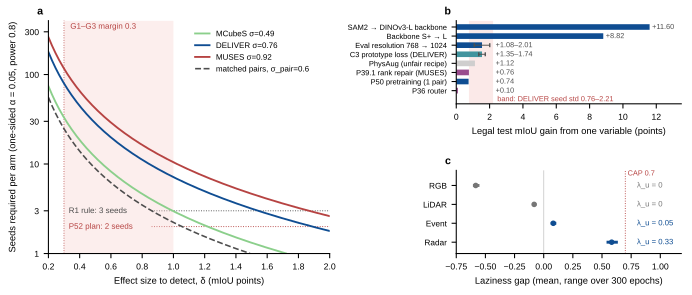

The script that saved this image:
"""Fig. 1 — 측정 분해능: 현재 P52 게이트는 시드 노이즈 아래에 있다.

Panels
  a (hero)  effect size δ vs required seeds per arm (one-sided α=0.05, power 0.8)
            for the three benchmark σ values; independent (solid) vs matched-pair (dashed).
  b         positive single-variable effects from the campaign vs the DELIVER seed-std band.
  c         UniBal laziness gap per modality: mean and full range over 300 epochs (P47-2 fixed run).

Source data: hypothesis-ledger / retrospective §4.2 (b), 2026-09-04 UniBal calibration §1 (c).
"""
import sys, json, math
import numpy as np
import matplotlib as mpl
import matplotlib.pyplot as plt
from matplotlib.transforms import ScaledTranslation

sys.path.insert(0, "/home/jemo/.claude/skills/nature-figure/scripts")
from audit_panel_alignment import require_matplotlib_panel_alignment

# ── MANDATORY font + SVG rules ──────────────────────────────────────────────
plt.rcParams['font.family'] = 'sans-serif'
plt.rcParams['font.sans-serif'] = ['Arial', 'DejaVu Sans', 'Liberation Sans']
plt.rcParams.update({"svg.fonttype": "none", "pdf.fonttype": 42})  # editable text in SVG/PDF
plt.rcParams['font.size'] = 7
plt.rcParams['axes.spines.right'] = False
plt.rcParams['axes.spines.top'] = False
plt.rcParams['axes.linewidth'] = 0.8
plt.rcParams['legend.frameon'] = False
plt.rcParams['xtick.labelsize'] = 6.5
plt.rcParams['ytick.labelsize'] = 6.5

PALETTE = {
    "blue_main": "#0F4D92", "blue_secondary": "#3775BA",
    "green_3": "#8BCF8B", "green_2": "#AADCA9",
    "red_strong": "#B64342", "red_2": "#E9A6A1", "red_1": "#F6CFCB",
    "neutral_light": "#CFCECE", "neutral_mid": "#767676", "neutral_dark": "#4D4D4D",
    "teal": "#42949E", "violet": "#9A4D8E",
}

def add_panel_label(ax, label, x_offset_pt=-4, y_offset_pt=3):
    offset = ScaledTranslation(x_offset_pt / 72, y_offset_pt / 72, ax.figure.dpi_scale_trans)
    ax.text(0, 1, label, transform=ax.transAxes + offset, fontsize=8,
            fontweight='bold', va='bottom', ha='right')

# ── data ────────────────────────────────────────────────────────────────────
Z_A, Z_B = 1.6449, 0.8416          # one-sided α=0.05, power 0.80
K_IND = 2 * (Z_A + Z_B) ** 2       # independent two-arm: n/arm = K·σ²/δ²
K_PAIR = (Z_A + Z_B) ** 2          # matched pairs:       n     = K·σ_pair²/δ²
assert abs(K_IND - 12.37) < 0.05 and abs(K_PAIR - 6.18) < 0.05

sigma_bench = {"MCubeS σ=0.49": 0.49, "DELIVER σ=0.76": 0.76, "MUSES σ=0.92": 0.92}
sigma_pair = 0.60                  # same-seed rerun spread (GPU nondeterminism)
delta = np.linspace(0.2, 2.0, 400)
assert (delta > 0).all() and sigma_pair > 0  # positivity guard for log-scale y

effects = [  # (label, low, high, family)  family: rep=representation/info, sig=training signal, alloc=allocation, aug=outside fairness line
    ("SAM2 → DINOv3-L backbone", 11.6, 11.6, "rep"),
    ("Backbone S+ → L", 8.82, 8.82, "rep"),
    ("Eval resolution 768 → 1024", 1.08, 2.01, "rep"),
    ("C3 prototype loss (DELIVER)", 1.35, 1.74, "sig"),
    ("PhysAug (unfair recipe)", 1.12, 1.12, "aug"),
    ("P39.1 rank repair (MUSES)", 0.76, 0.76, "alloc"),
    ("P50 pretraining (1 pair)", 0.74, 0.74, "rep"),
    ("P36 router", 0.10, 0.10, "alloc"),
]
fam_color = {"rep": PALETTE["blue_main"], "sig": PALETTE["teal"],
             "alloc": PALETTE["violet"], "aug": PALETTE["neutral_light"]}
noise_lo, noise_hi = 0.76, 2.21   # DELIVER true-seed std: after driver unification / at 08-20 verdict

gap = [  # (modality, mean, lo, hi, λ_u at CAP 0.7)
    ("RGB", -0.583, -0.607, -0.551, 0.0),
    ("LiDAR", -0.082, -0.099, -0.063, 0.0),
    ("Event", 0.082, 0.060, 0.108, 0.046),
    ("Radar", 0.583, 0.539, 0.636, 0.333),
]
CAP = 0.7

# ── layout: a spans both rows on the left; b (top) and c (bottom) on the right ──
MM = 1 / 25.4
fig = plt.figure(figsize=(183 * MM, 78 * MM))
gs = fig.add_gridspec(2, 2, width_ratios=[1.25, 1.0], height_ratios=[1, 1],
                      left=0.07, right=0.985, top=0.93, bottom=0.14, wspace=0.50, hspace=0.80)
ax_a = fig.add_subplot(gs[:, 0])
ax_b = fig.add_subplot(gs[0, 1])
ax_c = fig.add_subplot(gs[1, 1])

# ── a: power curves ─────────────────────────────────────────────────────────
line_colors = [PALETTE["green_3"], PALETTE["blue_main"], PALETTE["red_strong"]]
for (lab, s), col in zip(sigma_bench.items(), line_colors):
    n_ind = K_IND * s ** 2 / delta ** 2
    keep = n_ind >= 1.0
    ax_a.plot(delta[keep], n_ind[keep], color=col, lw=1.4, label=lab)
n_pair = K_PAIR * sigma_pair ** 2 / delta ** 2
keep_p = n_pair >= 1.0
ax_a.plot(delta[keep_p], n_pair[keep_p], color=PALETTE["neutral_dark"], lw=1.2, ls="--",
          label=f"matched pairs, σ_pair={sigma_pair:.1f}")
ax_a.set_yscale("log")
ax_a.set_ylim(1, 400)
ax_a.set_xlim(0.2, 2.0)
ax_a.set_xlabel("Effect size to detect, δ (mIoU points)")
ax_a.set_ylabel("Seeds required per arm (one-sided α = 0.05, power 0.8)")
# planned / proposed seed counts
for n, txt, col in [(2, "P52 plan: 2 seeds", PALETTE["red_strong"]), (3, "R1 rule: 3 seeds", PALETTE["neutral_dark"])]:
    ax_a.plot([0.86, 2.0], [n, n], color=col, lw=0.7, ls=":", zorder=0)
    ax_a.text(0.33, n, txt, ha="left", va="center", fontsize=6, color=col)
# gate margin marker
ax_a.plot([0.3, 0.3], [1, 400], color=PALETTE["red_strong"], lw=0.7, ls=":", zorder=0)
ax_a.text(0.34, 380, "G1–G3 margin 0.3", fontsize=6, color=PALETTE["red_strong"], va="top", ha="left")
ax_a.axvspan(0.3, 1.0, color=PALETTE["red_1"], alpha=0.35, zorder=0, lw=0)
ax_a.legend(loc="upper right", fontsize=6, handlelength=1.8, bbox_to_anchor=(1.0, 0.99))
ax_a.set_yticks([1, 3, 10, 30, 100, 300]); ax_a.set_yticklabels(["1", "3", "10", "30", "100", "300"])
ax_a.minorticks_off()
add_panel_label(ax_a, "a")

# ── b: effect sizes vs noise band ───────────────────────────────────────────
labels = [e[0] for e in effects][::-1]
mid = np.array([(e[1] + e[2]) / 2 for e in effects])[::-1]
lo = np.array([e[1] for e in effects])[::-1]
hi = np.array([e[2] for e in effects])[::-1]
cols = [fam_color[e[3]] for e in effects][::-1]
y = np.arange(len(labels))
ax_b.barh(y, mid, color=cols, height=0.62, zorder=2)
rng = (hi - lo) > 0
ax_b.errorbar(mid[rng], y[rng], xerr=np.vstack([(mid - lo)[rng], (hi - mid)[rng]]),
              fmt="none", ecolor=PALETTE["neutral_dark"], elinewidth=0.7, capsize=1.5, zorder=3)
ax_b.axvspan(noise_lo, noise_hi, color=PALETTE["red_1"], alpha=0.45, zorder=1, lw=0)
ax_b.text(noise_hi + 0.25, -0.55, "band: DELIVER seed std 0.76–2.21", ha="left", va="top",
          fontsize=5.5, color=PALETTE["red_strong"])
for i, (yi, m, h, l) in enumerate(zip(y, mid, hi, lo)):
    xt = max(h, noise_hi) + 0.15
    ax_b.text(xt, yi, f"+{m:.2f}" if h == l else f"+{l:.2f}–{h:.2f}",
              va="center", fontsize=5.5, color=PALETTE["neutral_dark"])
ax_b.set_yticks(y); ax_b.set_yticklabels(labels, fontsize=5.6)
ax_b.set_xlim(0, 13.5)
ax_b.set_xlabel("Legal test mIoU gain from one variable (points)")
ax_b.set_ylim(-1.45, len(labels) - 0.3)
add_panel_label(ax_b, "b")

# ── c: UniBal laziness gap constancy ────────────────────────────────────────
mods = [g[0] for g in gap]
yc = np.arange(len(mods))[::-1]
for (m, mean, glo, ghi, lam), yy in zip(gap, yc):
    col = PALETTE["blue_main"] if lam > 0 else PALETTE["neutral_mid"]
    ax_c.plot([glo, ghi], [yy, yy], color=col, lw=2.2, solid_capstyle="butt", zorder=2)
    ax_c.plot(mean, yy, "o", color=col, ms=3.2, zorder=3)
    ax_c.text(0.80, yy, f"λ_u = {lam:.2f}" if lam > 0 else "λ_u = 0", va="center", fontsize=5.8,
              color=col)
ax_c.axvline(0, color=PALETTE["neutral_light"], lw=0.7, zorder=0)
ax_c.axvline(CAP, color=PALETTE["red_strong"], lw=0.7, ls=":", zorder=0)
ax_c.text(CAP + 0.02, len(mods) - 0.55, "CAP 0.7", ha="left", va="bottom", fontsize=5.5, color=PALETTE["red_strong"])
ax_c.set_yticks(yc); ax_c.set_yticklabels(mods, fontsize=6.2)
ax_c.set_xlim(-0.75, 1.18)
ax_c.set_ylim(-0.6, len(mods) - 0.2)
ax_c.set_xlabel("Laziness gap (mean, range over 300 epochs)")
add_panel_label(ax_c, "c")

fig.canvas.draw()
out = "/home/jemo/.claude/jobs/3a914e7f/tmp/fig1_measurement_resolution"
require_matplotlib_panel_alignment(
    fig, json_out=f"{out}.alignment.json", overlay_svg=f"{out}.alignment.svg",
    tolerance_pt=1.5, gutter_tolerance_pt=1.5, strict=True,
    panel_ids={ax_a: "a", ax_b: "b", ax_c: "c"},
    column_groups=[["b", "c"]],
    exemptions=[{"panels": ["a"], "checks": ["panel-width", "row", "horizontal-gutter"],
                 "reason": "panel a is a deliberate 2-row hero spanning both rows of the right column"}],
)
fig.savefig(f"{out}.svg")
fig.savefig(f"{out}.pdf")
fig.savefig(f"{out}.png", dpi=300)
fig.savefig(f"{out}.tiff", dpi=600)
print("saved", out)
